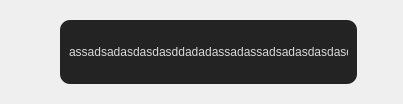
<?xml version="1.0" encoding="UTF-8"?>
<ui version="4.0">
 <class>Form</class>
 <widget class="QWidget" name="Form">
  <property name="geometry">
   <rect>
    <x>0</x>
    <y>0</y>
    <width>403</width>
    <height>104</height>
   </rect>
  </property>
  <property name="windowTitle">
   <string>Form</string>
  </property>
  <layout class="QVBoxLayout" name="verticalLayout">
   <item>
    <widget class="QGroupBox" name="groupBox">
     <property name="styleSheet">
      <string notr="true">QGroupBox{background-color:transparent;
border:0px;}</string>
     </property>
     <property name="title">
      <string/>
     </property>
     <layout class="QHBoxLayout" name="horizontalLayout">
      <item>
       <layout class="QHBoxLayout" name="horizontalLayout_3">
        <property name="leftMargin">
         <number>0</number>
        </property>
        <item>
         <spacer name="horizontalSpacer">
          <property name="orientation">
           <enum>Qt::Horizontal</enum>
          </property>
          <property name="sizeType">
           <enum>QSizePolicy::MinimumExpanding</enum>
          </property>
          <property name="sizeHint" stdset="0">
           <size>
            <width>40</width>
            <height>20</height>
           </size>
          </property>
         </spacer>
        </item>
        <item>
         <widget class="QGroupBox" name="groupBox_2">
          <property name="sizePolicy">
           <sizepolicy hsizetype="Preferred" vsizetype="MinimumExpanding">
            <horstretch>0</horstretch>
            <verstretch>0</verstretch>
           </sizepolicy>
          </property>
          <property name="styleSheet">
           <string notr="true">QGroupBox{background-color:#232323;
border-radius:10px;}

QLabel{
color: rgb(217, 217, 217);
}</string>
          </property>
          <property name="title">
           <string/>
          </property>
          <layout class="QVBoxLayout" name="verticalLayout_3">
           <item>
            <widget class="QLabel" name="label_2">
             <property name="sizePolicy">
              <sizepolicy hsizetype="Preferred" vsizetype="MinimumExpanding">
               <horstretch>0</horstretch>
               <verstretch>0</verstretch>
              </sizepolicy>
             </property>
             <property name="minimumSize">
              <size>
               <width>5</width>
               <height>0</height>
              </size>
             </property>
             <property name="styleSheet">
              <string notr="true">font: 11pt &quot;Calibri&quot;;</string>
             </property>
             <property name="text">
              <string>assadsadasdasdasddadadassadassadsadasdasdasddadadassad</string>
             </property>
             <property name="scaledContents">
              <bool>false</bool>
             </property>
             <property name="wordWrap">
              <bool>true</bool>
             </property>
            </widget>
           </item>
          </layout>
         </widget>
        </item>
       </layout>
      </item>
      <item>
       <layout class="QVBoxLayout" name="verticalLayout_2">
        <item>
         <widget class="QLabel" name="label">
          <property name="sizePolicy">
           <sizepolicy hsizetype="Fixed" vsizetype="Fixed">
            <horstretch>0</horstretch>
            <verstretch>0</verstretch>
           </sizepolicy>
          </property>
          <property name="text">
           <string/>
          </property>
          <property name="pixmap">
           <pixmap>../../../Downloads/icoUser.jpg</pixmap>
          </property>
          <property name="scaledContents">
           <bool>true</bool>
          </property>
          <property name="wordWrap">
           <bool>false</bool>
          </property>
         </widget>
        </item>
        <item>
         <spacer name="verticalSpacer">
          <property name="orientation">
           <enum>Qt::Vertical</enum>
          </property>
          <property name="sizeType">
           <enum>QSizePolicy::Expanding</enum>
          </property>
          <property name="sizeHint" stdset="0">
           <size>
            <width>20</width>
            <height>40</height>
           </size>
          </property>
         </spacer>
        </item>
       </layout>
      </item>
     </layout>
    </widget>
   </item>
  </layout>
 </widget>
 <resources/>
 <connections/>
</ui>
